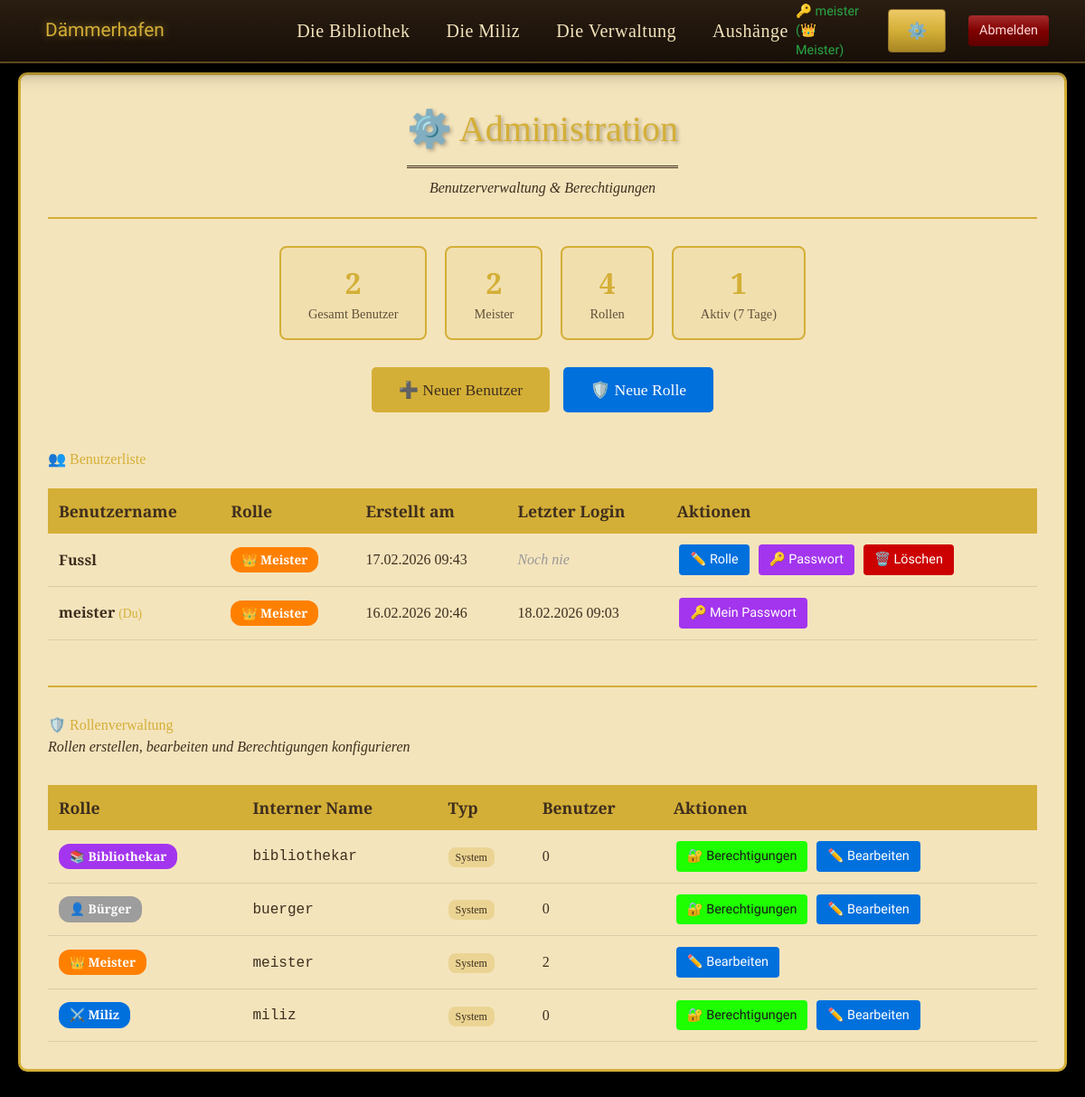
/admin.php (signed in), run on an earlier commit of the app's database.
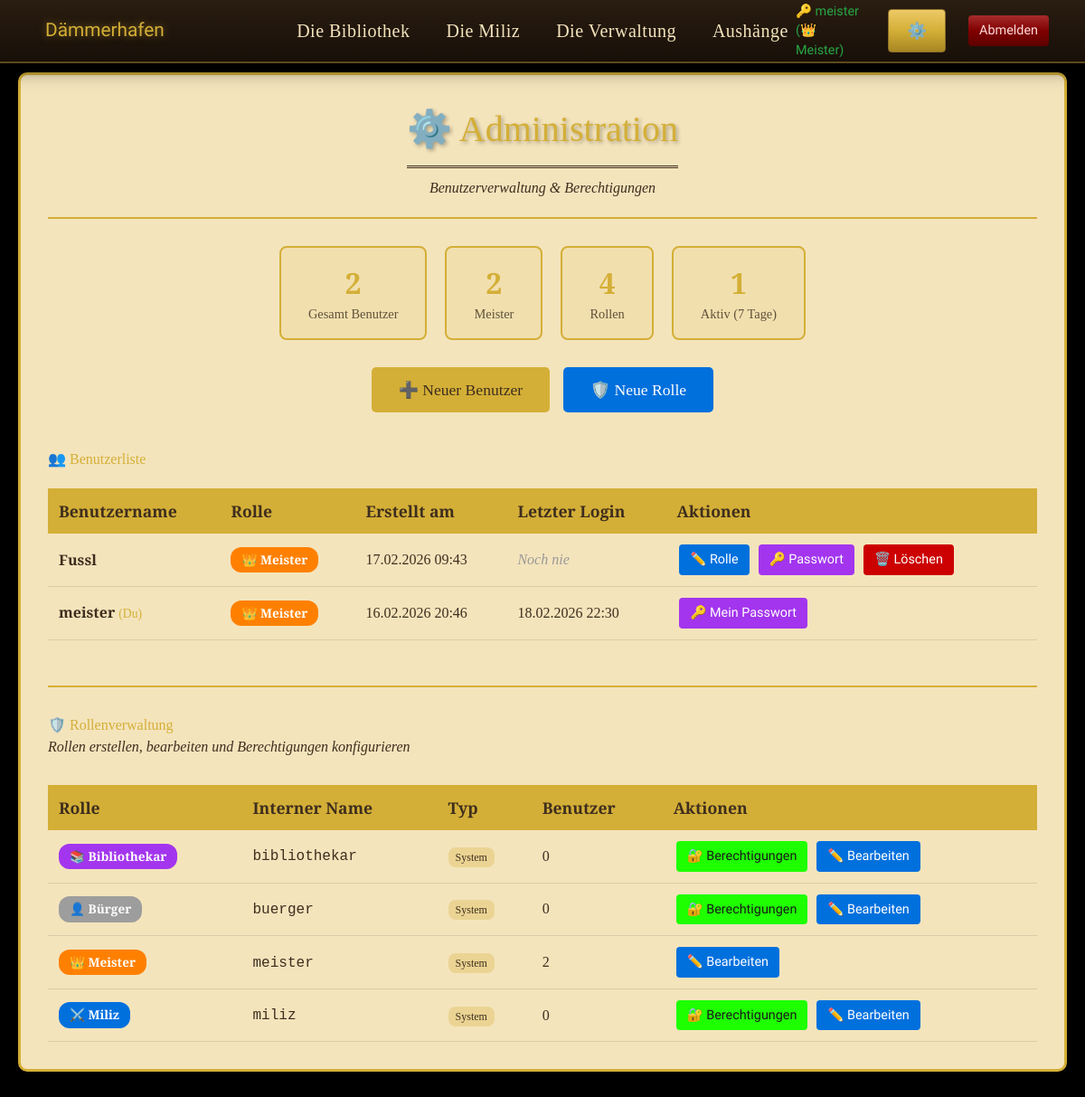
And on a later commit of the database.
### tables this page shows
CREATE TABLE users (
                id INTEGER PRIMARY KEY AUTOINCREMENT,
                username TEXT UNIQUE NOT NULL,
                password_hash TEXT NOT NULL,
                role TEXT NOT NULL,
                created_at DATETIME DEFAULT CURRENT_TIMESTAMP,
                last_login DATETIME,
                FOREIGN KEY (role) REFERENCES roles(name)
            );

CREATE TABLE roles (
                id INTEGER PRIMARY KEY AUTOINCREMENT,
                name TEXT UNIQUE NOT NULL,
                display_name TEXT NOT NULL,
                icon TEXT DEFAULT '',
                color TEXT DEFAULT '#9d9d9d',
                is_system INTEGER DEFAULT 0,
                created_at DATETIME DEFAULT CURRENT_TIMESTAMP
            );

### functions.php (called while the page is built, shortened)
<?php
function getUserDB() {
    static $db = null;
    if ($db === null) {
        try {
            $dbPath = __DIR__ . '/auth/users.db';
            $db = new PDO('sqlite:' . $dbPath);
            $db->setAttribute(PDO::ATTR_ERRMODE, PDO::ERRMODE_EXCEPTION);
            $db->exec('PRAGMA foreign_keys = ON');
        } catch (PDOException $e) {
            die("Datenbankfehler: " . $e->getMessage());
        }
    }
    return $db;
}
function getAllUsers() {
    $db = getUserDB();
    try {
        $stmt = $db->query("
            SELECT u.id, u.username, u.role, u.created_at, u.last_login,
                   r.display_name AS role_display, r.icon AS role_icon, r.color AS role_color
            FROM users u
            LEFT JOIN roles r ON u.role = r.name
            ORDER BY u.created_at DESC
        ");
        return $stmt->fetchAll(PDO::FETCH_ASSOC);
    } catch (PDOException $e) {
        return [];
    }
}
?>

### admin.php (the view, shortened to what the changed rows need)
<?php
require_once 'functions.php';
$users = getAllUsers();
require_once 'header.php';
?>
<div class="admin-container">
    <div class="admin-header">
        <h1>⚙️ Administration</h1>
    </div>
    <h2 style="font-family: var(--font-elegant); color: var(--accent-gold); margin-top: 40px;">
        👥 Benutzerliste
    </h2>
    <table class="user-table">
        <thead>
            <tr>
                <th>Benutzername</th>
                <th>Rolle</th>
                <th>Erstellt am</th>
                <th>Letzter Login</th>
                <th>Aktionen</th>
            </tr>
        </thead>
        <tbody>
            <?php foreach ($users as $user): ?>
                <?php $isSelf = ($user['id'] == $_SESSION['user_id']); ?>
                <tr>
                    <td>
                        <strong><?php echo htmlspecialchars($user['username']); ?></strong>
                        <?php if ($isSelf): ?>
                            <span style="color: var(--accent-gold); font-size: 0.85rem;"> (Du)</span>
                        <?php endif; ?>
                    </td>
                    <td>
                        <span class="role-badge" style="background: <?php echo htmlspecialchars($user['role_color'] ?? '#9d9d9d'); ?>;">
                            <?php echo htmlspecialchars(($user['role_icon'] ?? '') . ' ' . ($user['role_display'] ?? $user['role'])); ?>
                        </span>
                    </td>
                    <td><?php echo date('d.m.Y H:i', strtotime($user['created_at'])); ?></td>
                    <td>
                        <?php
                        if ($user['last_login']) {
                            echo date('d.m.Y H:i', strtotime($user['last_login']));
                        } else {
                            echo '<em style="color: #999;">Noch nie</em>';
                        }
                        ?>
                    </td>
                    <td>
                        <?php if (!$isSelf): ?>
                            <button class="btn-small btn-edit"
                                    onclick="openEditModal(<?php echo $user['id']; ?>, '<?php echo htmlspecialchars($user['username'], ENT_QUOTES); ?>', '<?php echo htmlspecialchars($user['role'], ENT_QUOTES); ?>')">
                                ✏️ Rolle
                            </button>
                            <button class="btn-small btn-password"
                                    onclick="openPasswordModal(<?php echo $user['id']; ?>, '<?php echo htmlspecialchars($user['username'], ENT_QUOTES); ?>')">
                                🔑 Passwort
                            </button>
                            <button class="btn-small btn-delete"
                                    onclick="confirmDelete(<?php echo $user['id']; ?>, '<?php echo htmlspecialchars($user['username'], ENT_QUOTES); ?>')">
                                🗑️ Löschen
                            </button>
                        <?php else: ?>
                            <button class="btn-small btn-password"
                                    onclick="openPasswordModal(<?php echo $user['id']; ?>, '<?php echo htmlspecialchars($user['username'], ENT_QUOTES); ?>')">
                                🔑 Mein Passwort
                            </button>
                        <?php endif; ?>
                    </td>
                </tr>
            <?php endforeach; ?>
        </tbody>
    </table>
    <div class="section-divider">
        <h2 style="font-family: var(--font-elegant); color: var(--accent-gold);">
            🛡️ Rollenverwaltung
        </h2>
    </div>
    <table class="user-table">
        <thead>
            <tr>
                <th>Rolle</th>
                <th>Interner Name</th>
                <th>Typ</th>
                <th>Benutzer</th>
                <th>Aktionen</th>
            </tr>
        </thead>
    </table>
</div>
<?php require_once 'footer.php'; ?>

What changed in the data, as far as the page shows it:
changed users "meister": last_login "18.02.2026 09:03" → "18.02.2026 22:30"
